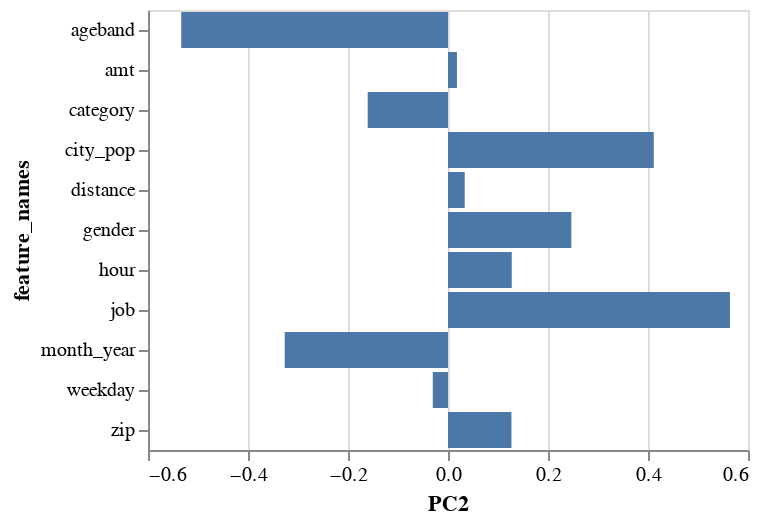

The notebook cell saved with this chart:
### Code cell
alt.Chart(loadings_df).mark_bar().encode(
    x='PC2:Q',
    y="feature_names:N"
)

### Figure 1 — Vega-Lite specification as saved in the notebook (floating-point values rounded to 4 significant figures)
{"config": {"view": {"continuousWidth": 300, "continuousHeight": 300}}, "data": {"name": "data-34751bf1063506bcbad530d72b5a5ba4"}, "mark": {"type": "bar"}, "encoding": {"x": {"field": "PC2", "type": "quantitative"}, "y": {"field": "feature_names", "type": "nominal"}}, "$schema": "https://vega.github.io/schema/vega-lite/v5.8.0.json", "datasets": {"data-34751bf1063506bcbad530d72b5a5ba4": [{"feature_names": "gender", "PC1": -0.06064, "PC2": 0.2467, "PC3": -0.5413, "PC4": -0.3261, "PC5": -0.1836, "PC6": -0.03264, "PC7": 0.002477, "PC8": 0.5658, "PC9": 0.3458, "PC10": 0.2475, "PC11": 0.0152}, {"feature_names": "zip", "PC1": -0.05018, "PC2": 0.1269, "PC3": -0.4513, "PC4": 0.6412, "PC5": -0.08935, "PC6": 0.2784, "PC7": -0.02413, "PC8": 0.01688, "PC9": -0.4498, "PC10": 0.2784, "PC11": 0.01979}, {"feature_names": "city_pop", "PC1": -0.05639, "PC2": 0.4116, "PC3": -0.2493, "PC4": 0.2085, "PC5": 0.2795, "PC6": 0.1948, "PC7": 0.06721, "PC8": -0.466, "PC9": 0.5828, "PC10": -0.2107, "PC11": -0.009967}, {"feature_names": "job", "PC1": -0.1247, "PC2": 0.5639, "PC3": 0.3548, "PC4": -0.1848, "PC5": 0.2309, "PC6": -0.08211, "PC7": 0.05897, "PC8": -0.1336, "PC9": -0.1613, "PC10": 0.6315, "PC11": -0.0181}, {"feature_names": "category", "PC1": 0.04076, "PC2": -0.1606, "PC3": -0.1719, "PC4": -0.1376, "PC5": 0.869, "PC6": 0.166, "PC7": 0.08223, "PC8": 0.283, "PC9": -0.1961, "PC10": -0.08889, "PC11": -0.08988}, {"feature_names": "amt", "PC1": 0.07844, "PC2": 0.01789, "PC3": 0.4691, "PC4": 0.5076, "PC5": 0.03647, "PC6": 0.1204, "PC7": 0.3209, "PC8": 0.518, "PC9": 0.3541, "PC10": 0.05695, "PC11": -0.00017}, {"feature_names": "month_year", "PC1": -0.6093, "PC2": -0.3266, "PC3": -0.03558, "PC4": 0.02634, "PC5": -0.03706, "PC6": -0.007778, "PC7": 0.1682, "PC8": -0.0976, "PC9": 0.127, "PC10": 0.1888, "PC11": -0.655}, {"feature_names": "distance", "PC1": -0.004618, "PC2": 0.03343, "PC3": -0.1611, "PC4": 0.3233, "PC5": 0.1938, "PC6": -0.9105, "PC7": -0.01581, "PC8": 0.02688, "PC9": 0.01776, "PC10": -0.02324, "PC11": -0.002087}, {"feature_names": "ageband", "PC1": 0.3202, "PC2": -0.5335, "PC3": -0.1094, "PC4": 0.0229, "PC5": 0.1061, "PC6": 0.01137, "PC7": 0.01211, "PC8": -0.2535, "PC9": 0.3164, "PC10": 0.6036, "PC11": 0.2451}, {"feature_names": "hour", "PC1": 0.6774, "PC2": 0.1275, "PC3": -0.0183, "PC4": 0.007348, "PC5": -0.06073, "PC6": -0.003466, "PC7": -0.1326, "PC8": -0.01618, "PC9": 0.001199, "PC10": 0.04315, "PC11": -0.7079}, {"feature_names": "weekday", "PC1": -0.1859, "PC2": -0.03043, "PC3": 0.1617, "PC4": 0.1499, "PC5": 0.1283, "PC6": 0.07378, "PC7": -0.914, "PC8": 0.1461, "PC9": 0.179, "PC10": 0.06745, "PC11": -0.02509}]}}
